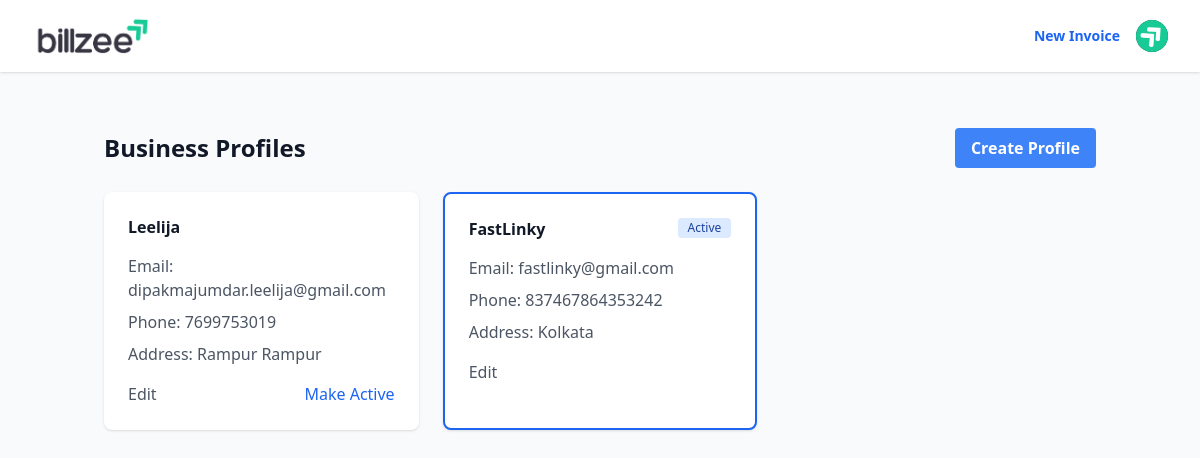
The app's page /users/profiles/ (signed in) with its own data.
### users/models.py (models this page shows, shortened)
class Profile(models.Model):
    user = models.ForeignKey(CustomUser, on_delete=models.CASCADE, related_name='profiles')
    is_active = models.BooleanField(default=False)
    company_name = models.CharField(max_length=100)
    company_email = models.EmailField()
    password = models.CharField(max_length=128, default='')
    phone_number = models.CharField(max_length=20)
    address = models.TextField()
    city = models.CharField(max_length=100, blank=True)
    state = models.CharField(max_length=100, blank=True)
    country = models.CharField(max_length=100)
    pin_or_zip = models.CharField(max_length=7, blank=True)
    gst_id = models.CharField(max_length=20, blank=True)
    created_at = models.DateTimeField(auto_now_add=True)
    updated_at = models.DateTimeField(auto_now=True)
    class Meta:
        constraints = [
            models.UniqueConstraint(
                fields=['user', 'is_active'],
                condition=models.Q(is_active=True),
                name='unique_active_profile'
            )
        ]

### users/views.py (the view)
# urls.py: path('profiles/', views.profile_list, name='profile_list'),
@login_required
def profile_list(request):
    profiles = Profile.objects.filter(user=request.user)
    return render(request, 'users/profile_list.html', {
        'profiles': profiles,
        'title': 'Business Profiles'
    })

### users/templates/users/profile_list.html (shortened to what this page needs)
{% extends 'base.html' %}
{% block content %}
<div class="container mx-auto px-4 py-8">
    <div class="flex justify-between items-center mb-6">
        <h1 class="text-2xl font-bold text-gray-900">Business Profiles</h1>
        <a href="{% url 'users:profile_create' %}" class="bg-blue-500 hover:bg-blue-600 text-white font-semibold py-2 px-4 rounded">
            Create Profile
        </a>
    </div>
    {% if profiles %}
        <div class="grid gap-6 md:grid-cols-2 lg:grid-cols-3">
            {% for profile in profiles %}
            <div class="bg-white rounded-lg shadow p-6 {% if profile.is_active %}border-2 border-blue-600{% endif %}">
                <div class="flex justify-between items-start mb-4">
                    <h2 class="text-xl font-semibold text-gray-900">{{ profile.company_name }}</h2>
                    {% if profile.is_active %}
                        <span class="bg-blue-100 text-blue-800 text-xs font-medium px-2.5 py-0.5 rounded">Active</span>
                    {% endif %}
                </div>
                <div class="space-y-2 text-gray-600">
                    <p><span class="font-medium">Email:</span> {{ profile.company_email }}</p>
                    <p><span class="font-medium">Phone:</span> {{ profile.phone_number|default:"-" }}</p>
                    <p><span class="font-medium">Address:</span> {{ profile.address|default:"-" }}</p>
                </div>
                <div class="mt-4 flex justify-between">
                    <a href="{% url 'users:profile_edit' profile.pk %}" class="text-gray-600 hover:text-gray-900 font-medium">
                        Edit
                    </a>
                    {% if not profile.is_active %}
                    <form action="{% url 'users:profile_activate' profile.pk %}" method="post" class="inline">
                        <button type="submit" class="text-blue-600 hover:text-blue-800 font-medium">
                            Make Active
                        </button>
                    </form>
                    {% endif %}
                </div>
            </div>
            {% endfor %}
        </div>
    {% endif %}
</div>
{% endblock %}

### records on screen
Profile: company_name "Leelija", company_email "dipakmajumdar.leelija@gmail.com", phone_number "7699753019", address "Rampur Rampur", is_active "Make Active"
Profile: company_name "FastLinky", is_active "Active", company_email "fastlinky@gmail.com", phone_number "837467864353242", address "Kolkata"
